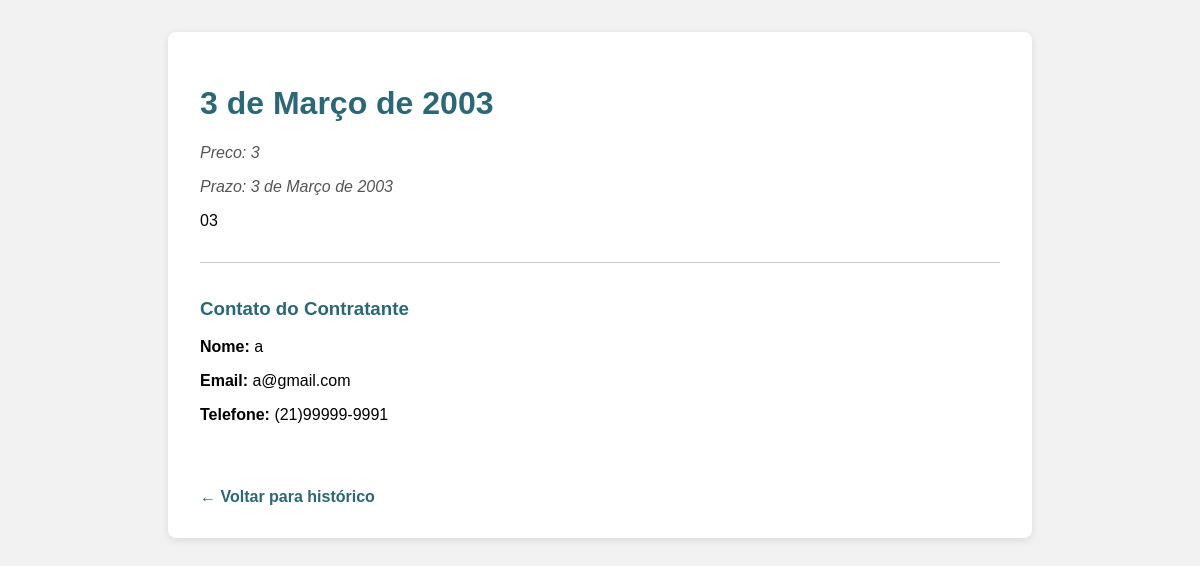
The app's page /contratacao/23/ with its own data.
### usuarios/models.py (models this page shows, shortened)
class Contratacao(models.Model):
    preco = models.IntegerField(verbose_name="Preço", null=True)
    prazo = models.DateField(null=True)
    descricao = models.CharField(max_length=1000, verbose_name="Descrição")
    aceito = models.BooleanField(null=False)
    pendente = models.BooleanField(null=True)
    finalizado = models.BooleanField()
    prestador = models.ForeignKey(Usuario, on_delete=models.DO_NOTHING, related_name='prestador')
    contratante = models.ForeignKey(Usuario, on_delete=models.DO_NOTHING, related_name='contratante')

class Cadastro(models.Model):
    nome = models.CharField(max_length=64)
    email = models.CharField(max_length=64, unique = True)
    senha = models.CharField(max_length=64)
    telefone = models.CharField(max_length=64, unique=True)
    documento = models.CharField(max_length=64, unique=True)
    endereco = models.CharField(max_length=64)
    cidade = models.CharField(max_length=64)
    data_cadastro = models.DateField()
    class Meta:
        abstract = True

class Usuario(Cadastro):
    data_nascimento = models.DateField()
    is_banned = models.BooleanField(default = False)

### usuarios/views_contratacao.py (the view)
# urls.py: path('contratacao/<int:id>/', get_contratacao_by_id, name='contratacao'),
def get_contratacao_by_id(request, id):
    strategy = get_strategy()
    contratacao = strategy.get_single(Contratacao, id)
    return render(request, 'contratacao.html', {
        'contratacao': contratacao
        })

### usuarios/services.py (called while the page is built)
    def get_single(self, instance, id):
        return get_object_or_404(instance, pk=id)

### usuarios/views_contratacao.py (called while the page is built)
def get_strategy():
    return ApiStrategy() if settings.USE_API else DjangoStrategy()

### usuarios/templates/contratacao.html (shortened to what this page needs)
{% load static %}
<!DOCTYPE html>
<html lang="pt-br">
<head>
    <link href="{% static 'css/anuncio_individual.css' %}" rel="stylesheet">
</head>
<body>
    <div class="container">
        <h1>{{ contratacao.prazo }}</h1>
        <p class="tags">Preco: {{ contratacao.preco }}</p>
        <p class="cidade">Prazo: {{ contratacao.prazo }}</p>
        <div class="descricao">
            <p>{{ contratacao.descricao }}</p>
        </div>
        <div class="contato">
            <h3>Contato do Contratante</h3>
            <p><strong>Nome:</strong> {{ contratacao.contratante.nome }}</p>
            <p><strong>Email:</strong> {{ contratacao.contratante.email }}</p>
            <p><strong>Telefone:</strong> {{ contratacao.contratante.telefone }}</p>
        </div>
        <div class ="botoes">
            <a class="voltar" href="{% url 'historico' 1%}">← Voltar para histórico</a>
        </div>
    </div>
</body>
</html>

### usuarios/static/css/anuncio_individual.css (style rules this page uses)
body { font-family: Arial, sans-serif; background-color: #f2f2f2; padding: 2em; margin: 0; }
.container { max-width: 800px; margin: auto; background: white; padding: 2em; border-radius: 8px; box-shadow: 0 2px 8px rgba(0,0,0,0.1); }
h1 { color: #2b6777; }
.tags, .cidade { margin-bottom: 1em; font-style: italic; color: #555; }
.descricao { margin: 1em 0; }
.contato { margin-top: 2em; padding-top: 1em; border-top: 1px solid #ccc; }
.contato h3 { color: #2b6777; }
a.voltar { display: inline-block; margin-top: 2em; color: #2b6777; text-decoration: none; font-weight: bold; }
.botoes { display: flex; justify-content: space-between; margin-top: 2em; }

### records on screen
Contratacao: prazo "3 de Março de 2003", preco "3", descricao "03", contratante.nome "a", contratante.email "a@gmail.com", contratante.telefone "(21)99999-9991"
